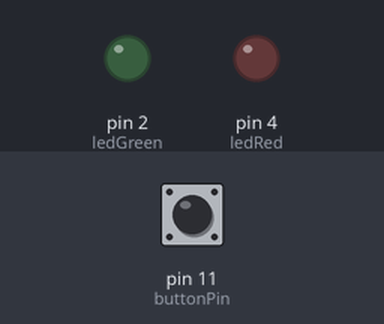
Recording of a sketch running on a simulated Arduino Uno, built with avr-gcc and run on an emulated ATmega328P. On the bench: output pins drawn as LEDs (lit = HIGH). The test bench sets the inputs (shaded band); at power-on: pin 11 (buttonPin) HIGH. What the sketch prints to the serial monitor is not drawn.

Above: at 1.2 s.
1.3 s: pin 11 (buttonPin) pulled LOW for 1 s
At 1.7 s:
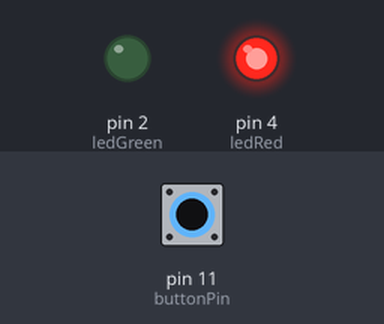
3.8 s: pin 11 (buttonPin) pulled LOW for 3.2 s
At 4.9 s:
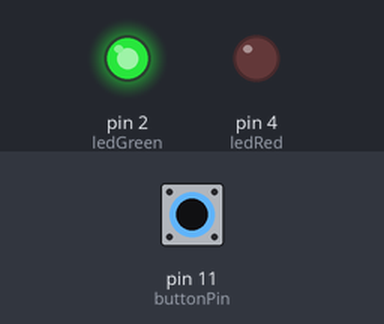
Timing chart, 0 to 8.5 s (numbered marks = the images above; inputs shaded):
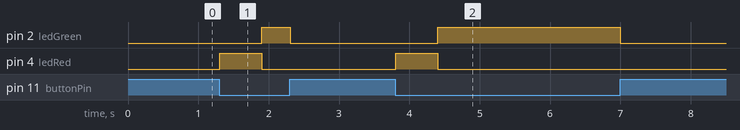

Measured:
- after the input at 1.3 s, pin 2 (ledGreen): LOW → HIGH after 0.60 s, → LOW 0.40 s later; pin 4 (ledRed): LOW → HIGH at once, → LOW 0.60 s later
- after the input at 3.8 s, pin 2 (ledGreen): LOW → HIGH after 0.61 s, → LOW 2.6 s later; pin 4 (ledRed): LOW → HIGH at once, → LOW 0.60 s later

The sketch:

new.ino
```cpp
const int ledGreen = 2;
const int ledRed = 4;
const int buttonPin = 11;

int buttonState = 0;
int dash = 0;
unsigned long pauseTimer = 0;
unsigned long startTime = 0;
int T = 200; // 200ms

void setup() {
    Serial.begin(9600);
    pinMode(ledGreen, OUTPUT);
    pinMode(ledRed, OUTPUT);
    pinMode(buttonPin, INPUT_PULLUP);
}

void loop() {
    delay(10);
    // Check if button is being pressed and act accordingly
    if (digitalRead(buttonPin) == LOW){
        if (buttonState == false){ // New press
            pauseTimer = millis()-pauseTimer; // Keeps track of how long since last pres
            if(pauseTimer >= 5*T && pauseTimer < 10*T){ // Symbol pause
                Serial.print(2);
            }
            else if(pauseTimer >= 10*T){ // Word pause.
                Serial.print(3);
            }
            buttonState = true;
            digitalWrite(ledRed, HIGH);
            startTime = millis();
        }

        if (millis()-startTime >= 3*T && dash == false){
            dash = true;
            digitalWrite(ledRed, LOW);
            digitalWrite(ledGreen, HIGH);
        }
    }
    else{
        if(buttonState == true){
            buttonState = false;
            pauseTimer = millis();
            if (dash == true){
                dash = false;
                digitalWrite(ledGreen, LOW);
                Serial.print(1);

            }
            else{
                digitalWrite(ledRed, LOW);
                Serial.print(0);
            }
        }
    }
}
```
